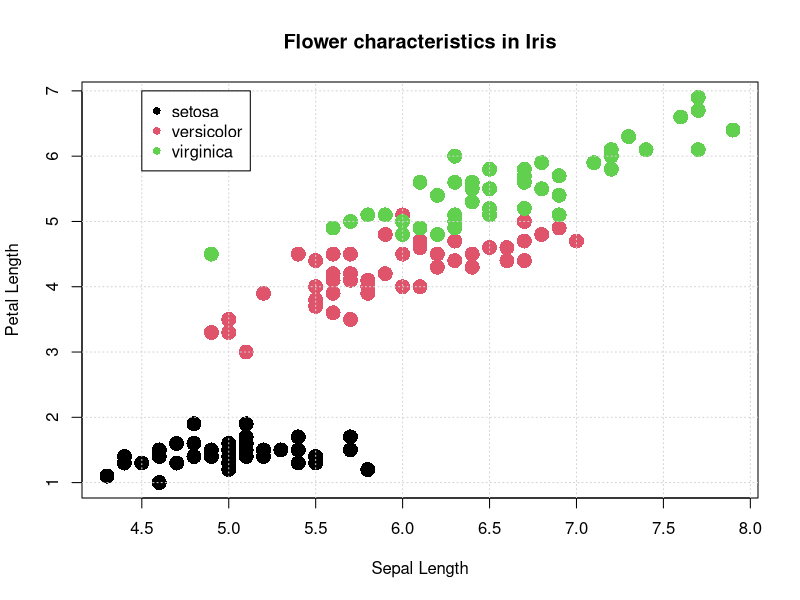

Recreate this plot in R.
plot(x = iris$Sepal.Length, y = iris$Petal.Length,  # x and y variables
     col = iris$Species,                            # color by species! 
     pch = 16, cex = 2,                             # aesthetic parameters 
     xlab = "Sepal Length", ylab = "Petal Length",  # axis labels
     main = "Flower characteristics in Iris")       # title

# Adding grid: 
grid()

# Adding a legend: 
legend (x = 4.5, y = 7, legend = levels(iris$Species), 
        pch = 16, col = c(1:3))